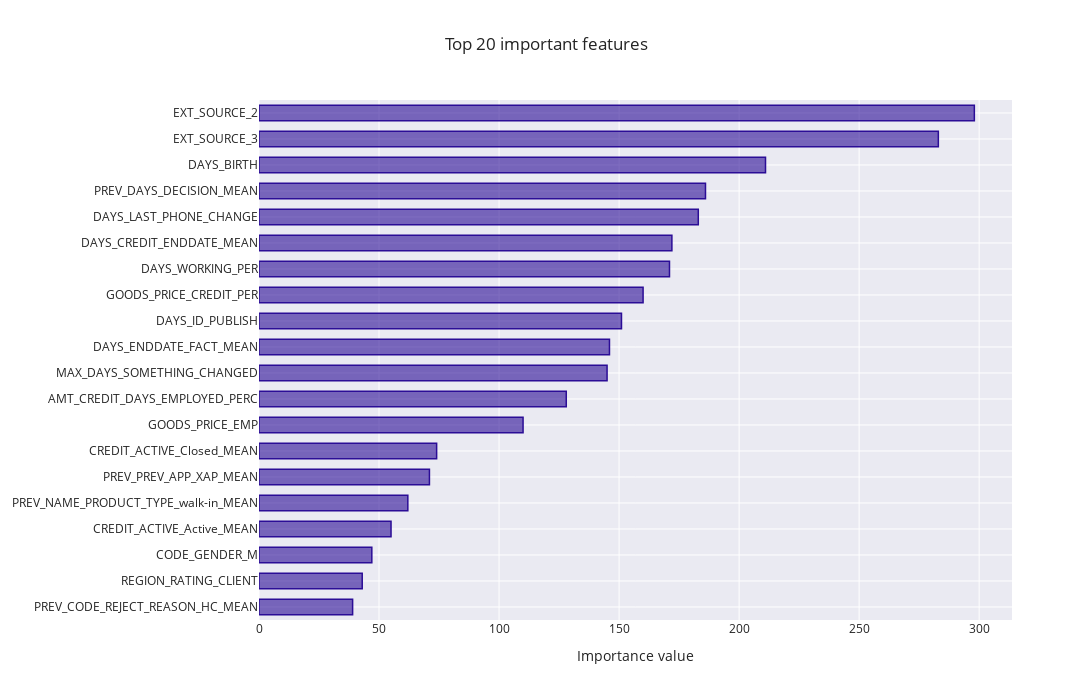

Write notebook code for a chart like this one.
### Code cell
feature_importance_plot(pipe_samplers[-1].feature_importances_,train,(LOG,run,'Modele/[Samplers & Weight]/'))

### Figure 1 — Plotly figure (JSON) as saved in the notebook; plotly's stock layout.template omitted (floating-point values rounded to 4 significant figures)
{"data": [{"marker": {"color": "rgba(43, 13, 150, 0.6)", "line": {"color": "rgba(43, 13, 150, 1.0)", "width": 1.5}}, "orientation": "h", "type": "bar", "x": [39, 43, 47, 55, 62, 71, 74, 110, 128, 145, 146, 151, 160, 171, 172, 183, 186, 211, 283, 298], "y": ["PREV_CODE_REJECT_REASON_HC_MEAN", "REGION_RATING_CLIENT", "CODE_GENDER_M", "CREDIT_ACTIVE_Active_MEAN", "PREV_NAME_PRODUCT_TYPE_walk-in_MEAN", "PREV_PREV_APP_XAP_MEAN", "CREDIT_ACTIVE_Closed_MEAN", "GOODS_PRICE_EMP", "AMT_CREDIT_DAYS_EMPLOYED_PERC", "MAX_DAYS_SOMETHING_CHANGED", "DAYS_ENDDATE_FACT_MEAN", "DAYS_ID_PUBLISH", "GOODS_PRICE_CREDIT_PER", "DAYS_WORKING_PER", "DAYS_CREDIT_ENDDATE_MEAN", "DAYS_LAST_PHONE_CHANGE", "PREV_DAYS_DECISION_MEAN", "DAYS_BIRTH", "EXT_SOURCE_3", "EXT_SOURCE_2"]}], "layout": {"autosize": false, "bargap": 0.4, "height": 700, "title": {"text": "Top 20 important features"}, "width": 1300, "xaxis": {"autorange": true, "range": [0, 313.7], "title": {"text": "Importance value"}, "type": "linear"}, "yaxis": {"automargin": true, "autorange": true, "range": [-0.5, 19.5], "type": "category"}}}
